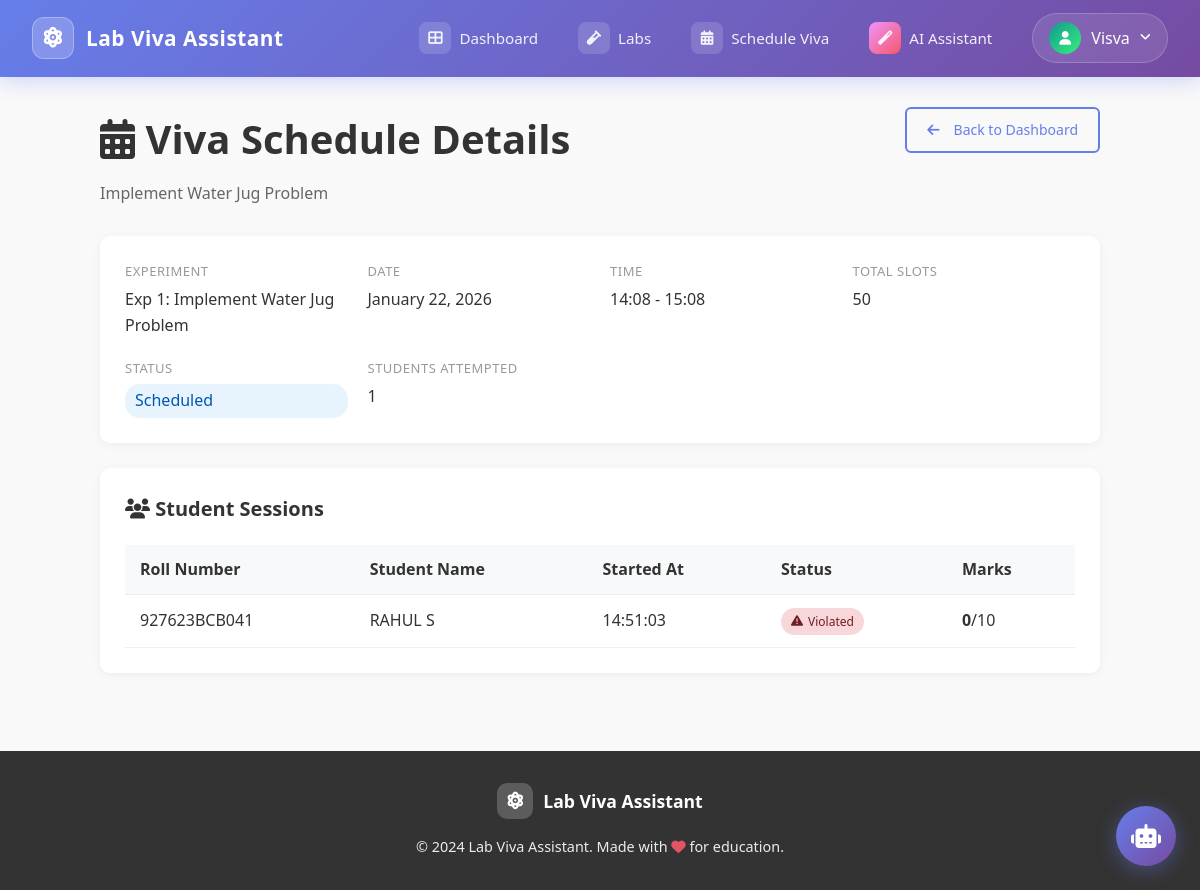
The app's page /teacher/schedule/1 (signed in) with its own data.
### models/user.py (models this page shows, shortened)
class User(UserMixin, db.Model):
    __tablename__ = 'users'
    id = db.Column(db.Integer, primary_key=True)
    name = db.Column(db.String(255), nullable=False)
    email = db.Column(db.String(255), unique=True, nullable=False, index=True)
    password_hash = db.Column(db.String(255), nullable=False)
    roll_number = db.Column(db.String(50), nullable=False, index=True)
    role = db.Column(db.String(20), nullable=False)  # 'student' or 'teacher'
    is_active = db.Column(db.Boolean, default=True)
    created_at = db.Column(db.DateTime, default=datetime.utcnow)
    updated_at = db.Column(db.DateTime, default=datetime.utcnow, onupdate=datetime.utcnow)
    designation = db.Column(db.String(100))  # e.g., 'Assistant Professor'
    department = db.Column(db.String(100))
    years_handling = db.Column(db.JSON, default=[])  # e.g., ['II', 'III', 'IV']
    viva_sessions = db.relationship('VivaSession', backref='student', lazy=True, foreign_keys='VivaSession.student_id')
    schedules = db.relationship('VivaSchedule', backref='teacher', lazy=True, foreign_keys='VivaSchedule.teacher_id')
    teacher_subjects = db.relationship('TeacherSubject', backref='teacher', lazy=True, foreign_keys='TeacherSubject.teacher_id')

class Experiment(db.Model):
    __tablename__ = 'experiments'
    id = db.Column(db.Integer, primary_key=True)
    lab_config_id = db.Column(db.Integer, db.ForeignKey('lab_configs.id'), nullable=False)
    experiment_no = db.Column(db.Integer, nullable=False)  # 1-10
    title = db.Column(db.String(255), nullable=False)
    description = db.Column(db.Text)
    materials_text = db.Column(db.Text)  # Experiment-specific materials for Gemini
    total_marks = db.Column(db.Integer, default=10)  # 10 MCQs x 1 mark each
    duration_minutes = db.Column(db.Integer, default=15)
    created_at = db.Column(db.DateTime, default=datetime.utcnow)
    schedules = db.relationship('VivaSchedule', backref='experiment', lazy=True, cascade='all, delete-orphan')
    viva_sessions = db.relationship('VivaSession', backref='experiment', lazy=True, cascade='all, delete-orphan')
    __table_args__ = (
        db.UniqueConstraint('lab_config_id', 'experiment_no', name='unique_experiment'),
    )

class VivaSchedule(db.Model):
    __tablename__ = 'viva_schedules'
    id = db.Column(db.Integer, primary_key=True)
    teacher_id = db.Column(db.Integer, db.ForeignKey('users.id'), nullable=False)
    experiment_id = db.Column(db.Integer, db.ForeignKey('experiments.id'), nullable=False)
    scheduled_date = db.Column(db.Date, nullable=False, index=True)
    start_time = db.Column(db.String(5), nullable=False)  # HH:MM format
    end_time = db.Column(db.String(5), nullable=False)
    total_slots = db.Column(db.Integer, default=50)
    enrolled_count = db.Column(db.Integer, default=0)
    status = db.Column(db.String(20), default='scheduled')  # scheduled, active, completed
    created_at = db.Column(db.DateTime, default=datetime.utcnow)
    viva_sessions = db.relationship('VivaSession', backref='schedule', lazy=True, cascade='all, delete-orphan')

class VivaSession(db.Model):
    __tablename__ = 'viva_sessions'
    id = db.Column(db.Integer, primary_key=True)
    student_id = db.Column(db.Integer, db.ForeignKey('users.id'), nullable=False)
    schedule_id = db.Column(db.Integer, db.ForeignKey('viva_schedules.id'), nullable=False)
    experiment_id = db.Column(db.Integer, db.ForeignKey('experiments.id'), nullable=False)
    status = db.Column(db.String(20), default='scheduled')  # scheduled, in_progress, completed, violated
    total_marks = db.Column(db.Integer, default=10)  # 10 MCQs x 1 mark
    obtained_marks = db.Column(db.Integer, default=0)
    generated_questions = db.Column(db.JSON, default=[])
    violation_detected = db.Column(db.Boolean, default=False)
    violation_reason = db.Column(db.String(255))
    violation_count = db.Column(db.Integer, default=0)
    started_at = db.Column(db.DateTime)
    completed_at = db.Column(db.DateTime)
    created_at = db.Column(db.DateTime, default=datetime.utcnow)
    answers = db.relationship('StudentAnswer', backref='viva_session', lazy=True, cascade='all, delete-orphan')

### routes/teacher_routes.py (the view)
@teacher_bp.route('/schedule/<int:schedule_id>')
@login_required
@teacher_required
def view_schedule(schedule_id):
    schedule = VivaSchedule.query.get_or_404(schedule_id)
    if schedule.teacher_id != current_user.id:
        flash('You do not have permission to access this schedule.', 'danger')
        return redirect(url_for('teacher.dashboard'))
    viva_sessions = (
        VivaSession.query
        .filter_by(schedule_id=schedule_id)
        .all()
    )
    return render_template('teacher/view_schedule.html',
                         schedule=schedule,
                         viva_sessions=viva_sessions)

### templates/teacher/view_schedule.html (shortened to what this page needs)
{% extends "base.html" %}
{% block content %}
<div class="schedule-container">
    <div class="page-header">
        <div class="header-content">
            <h1><i class="fas fa-calendar-alt"></i> Viva Schedule Details</h1>
            <p class="subtitle">{{ schedule.experiment.title }}</p>
        </div>
        <a href="{{ url_for('teacher.dashboard') }}" class="btn btn-outline">
            <i class="fas fa-arrow-left"></i> Back to Dashboard
        </a>
    </div>
    <div class="schedule-info-card">
        <div class="info-grid">
            <div class="info-item">
                <label>Experiment</label>
                <span>Exp {{ schedule.experiment.experiment_no }}: {{ schedule.experiment.title }}</span>
            </div>
            <div class="info-item">
                <label>Date</label>
                <span>{{ schedule.scheduled_date.strftime('%B %d, %Y') if schedule.scheduled_date else 'N/A' }}</span>
            </div>
            <div class="info-item">
                <label>Time</label>
                <span>{{ schedule.start_time }} - {{ schedule.end_time }}</span>
            </div>
            <div class="info-item">
                <label>Total Slots</label>
                <span>{{ schedule.total_slots }}</span>
            </div>
            <div class="info-item">
                <label>Status</label>
                <span class="status-badge {{ schedule.status }}">{{ schedule.status|capitalize }}</span>
            </div>
            <div class="info-item">
                <label>Students Attempted</label>
                <span>{{ viva_sessions|length }}</span>
            </div>
        </div>
    </div>
    <div class="sessions-section">
        <h2><i class="fas fa-users"></i> Student Sessions</h2>
        {% if viva_sessions %}
        <div class="sessions-table">
            <table>
                <thead>
                    <tr>
                        <th>Roll Number</th>
                        <th>Student Name</th>
                        <th>Started At</th>
                        <th>Status</th>
                        <th>Marks</th>
                    </tr>
                </thead>
                <tbody>
                    {% for session in viva_sessions %}
                    <tr>
                        <td>{{ session.student.roll_number }}</td>
                        <td>{{ session.student.name }}</td>
                        <td>{{ (session.started_at|to_ist).strftime('%H:%M:%S') if session.started_at else '-' }}</td>
                        <td>
                            <span class="status-badge {{ session.status }}">
                                {% if session.status == 'violated' %}
                                    <i class="fas fa-exclamation-triangle"></i>
                                {% endif %}
                                {{ session.status|capitalize }}
                            </span>
                        </td>
                        <td>
                            {% if session.status in ['completed', 'violated'] %}
                                <strong>{{ session.obtained_marks or 0 }}</strong>/{{ schedule.experiment.total_marks }}
                            {% else %}
                                -
                            {% endif %}
                        </td>
                    </tr>
                    {% endfor %}
                </tbody>
            </table>
        </div>
        {% else %}
        <div class="empty-state">
            <i class="fas fa-user-clock"></i>
            <p>No students have attempted this viva yet.</p>
        </div>
        {% endif %}
    </div>
</div>
{% endblock %}

### templates/base.html (shortened to what this page needs)
<!DOCTYPE html>
<html lang="en">
<head>
    <link rel="stylesheet" href="{{ url_for('static', filename='css/style.css') }}">
    <link href="https://cdnjs.cloudflare.com/ajax/libs/font-awesome/6.4.0/css/all.min.css" rel="stylesheet">
</head>
<body>
    <nav class="navbar">
        <div class="nav-container">
            <a href="/" class="navbar-brand">
                <span class="brand-icon"><i class="fas fa-atom fa-spin-hover"></i></span>
                <span class="brand-text">Lab Viva Assistant</span>
            </a>
            <ul class="nav-menu">
                {% if current_user.is_authenticated %}
                {% if current_user.role == 'student' %}
                <li><a href="{{ url_for('student.dashboard') }}" class="nav-link">
                        <span class="nav-icon"><i class="fas fa-th-large"></i></span>
                        <span>Dashboard</span>
                    </a></li>
                <li><a href="{{ url_for('student.available_vivaes') }}" class="nav-link">
                        <span class="nav-icon"><i class="fas fa-tasks"></i></span>
                        <span>Available Vivaes</span>
                    </a></li>
                <li><a href="{{ url_for('chatbot.chatbot_widget') }}" class="nav-link">
                        <span class="nav-icon ai-icon"><i class="fas fa-magic"></i></span>
                        <span>AI Assistant</span>
                    </a></li>
                {% elif current_user.role == 'teacher' %}
                <li><a href="{{ url_for('teacher.dashboard') }}" class="nav-link">
                        <span class="nav-icon"><i class="fas fa-th-large"></i></span>
                        <span>Dashboard</span>
                    </a></li>
                <li><a href="{{ url_for('teacher.view_labs') }}" class="nav-link">
                        <span class="nav-icon"><i class="fas fa-vial"></i></span>
                        <span>Labs</span>
                    </a></li>
                <li><a href="{{ url_for('teacher.schedule_viva') }}" class="nav-link">
                        <span class="nav-icon"><i class="fas fa-calendar-alt"></i></span>
                        <span>Schedule Viva</span>
                    </a></li>
                <li><a href="{{ url_for('chatbot.chatbot_widget') }}" class="nav-link">
                        <span class="nav-icon ai-icon"><i class="fas fa-magic"></i></span>
                        <span>AI Assistant</span>
                    </a></li>
                {% endif %}
                <li class="user-menu">
                    <a href="#" class="user-dropdown-trigger">
                        <span class="user-avatar"><i class="fas fa-user"></i></span>
                        <span class="user-name">{{ current_user.name }}</span>
                        <i class="fas fa-angle-down dropdown-arrow"></i>
                    </a>
                </li>
                {% endif %}
            </ul>
        </div>
    </nav>
    <main class="container">
        {% block content %}{% endblock %}
    </main>
    <footer class="footer">
        <div class="footer-content">
            <div class="footer-brand">
                <span class="footer-icon"><i class="fas fa-atom"></i></span>
                <span>Lab Viva Assistant</span>
            </div>
            <p>&copy; 2024 Lab Viva Assistant. Made with <i class="fas fa-heart" style="color: #f5576c;"></i> for
                education.</p>
        </div>
    </footer>
</body>
</html>

### records on screen
User: name "Visva"
Experiment: experiment "Implement Water Jug Problem", experiment.experiment_no "1", experiment.total_marks "10"
VivaSchedule: scheduled_date "January 22, 2026", start_time "14:08", end_time "15:08", total_slots "50", status "Scheduled"
VivaSession: student.roll_number "927623BCB041", student.name "RAHUL S", started_at "14:51:03", status "Violated", obtained_marks "0"

### other values on screen
{{ viva_sessions|length }} "1"
